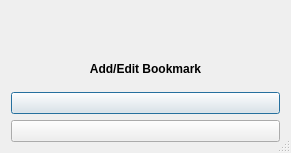
<?xml version="1.0" encoding="UTF-8"?>
<ui version="4.0">
 <class>BookmarkActionSelectionDialog</class>
 <widget class="QDialog" name="BookmarkActionSelectionDialog">
  <property name="geometry">
   <rect>
    <x>0</x>
    <y>0</y>
    <width>291</width>
    <height>153</height>
   </rect>
  </property>
  <property name="sizeGripEnabled">
   <bool>true</bool>
  </property>
  <layout class="QVBoxLayout" name="verticalLayout">
   <item>
    <widget class="QLabel" name="icon">
     <property name="alignment">
      <set>Qt::AlignCenter</set>
     </property>
    </widget>
   </item>
   <item>
    <widget class="QLabel" name="label_2">
     <property name="text">
      <string>&lt;b&gt;Add/Edit Bookmark&lt;/b&gt;</string>
     </property>
     <property name="alignment">
      <set>Qt::AlignCenter</set>
     </property>
    </widget>
   </item>
   <item>
    <widget class="QPushButton" name="bookmarkPushButton"/>
   </item>
   <item>
    <widget class="QPushButton" name="speeddialPushButton"/>
   </item>
  </layout>
 </widget>
 <resources/>
 <connections/>
</ui>
